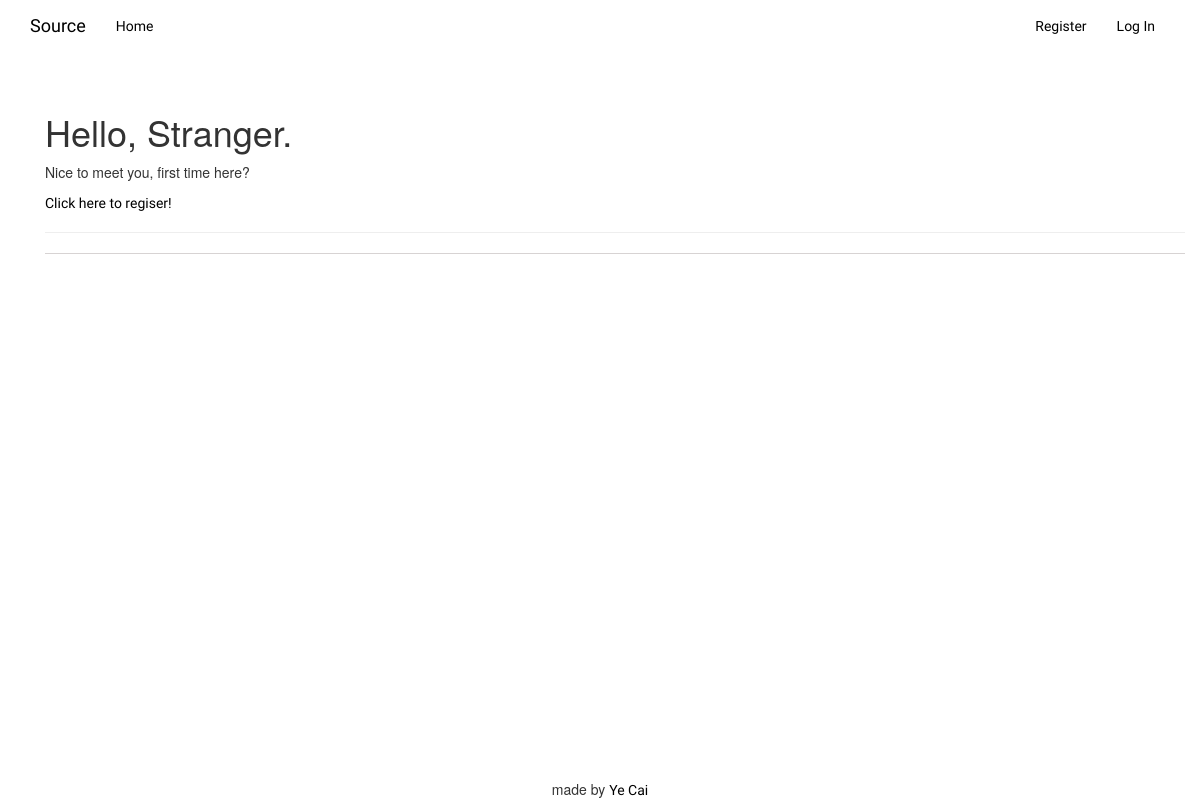
The app's page /, older data.
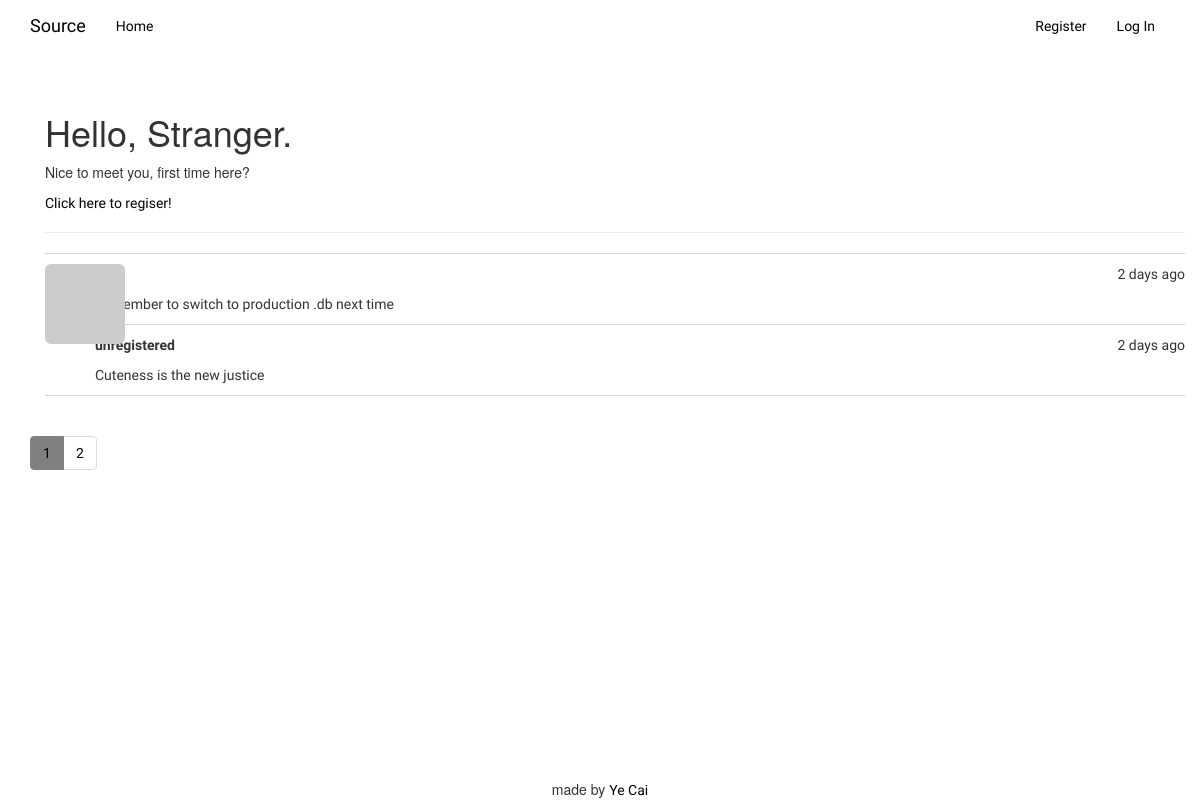
The same page, newer data.
### app/models.py (models this page shows)
class Post(db.Model):
    __tablename__ = 'posts'
    id = db.Column(db.Integer, primary_key=True)
    body = db.Column(db.Text)
    timestamp = db.Column(db.DateTime, index=True, default=datetime.utcnow)
    author_id = db.Column(db.Integer, db.ForeignKey('users.id'))

### app/main/views.py (the view)
@main.route('/', methods=['GET', 'POST'])
def index():
    form = PostForm()
    if current_user.can(Permission.WRITE) and form.validate_on_submit():
        post = Post(body=form.body.data,
                    author=current_user._get_current_object())
        db.session.add(post)
        db.session.commit()
        return redirect(url_for('.index'))
    page = request.args.get('page', 1, type=int)
    pagination = Post.query.order_by(Post.timestamp.desc()).paginate(
        page, per_page=current_app.config['POSTS_PER_PAGE'], error_out=False)
    posts = pagination.items
    return render_template('index.html', form=form, posts=posts,
                           Permission=Permission, pagination=pagination)

### app/auth/views.py (called while the page is built)
@auth.before_app_request
def before_request():
    if current_user.is_authenticated:
        current_user.ping()
        if not current_user.confirmed\
            and request.endpoint\
            and request.blueprint != 'auth'\
            and request.endpoint != 'static':
                return redirect(url_for('auth.unconfirmed'))

### app/models.py (called while the page is built)
    def gravatar_hash(self):
        return hashlib.md5(self.email.lower().encode('utf-8')).hexdigest()

    def gravatar(self, size=100, default='identicon', rating='g'):
        if request.is_secure:
            url = 'https://secure.gravatar.com/avatar'
        else:
            url = 'http://www.gravatar.com/avatar'
        hash = self.avatar_hash or self.gravatar_hash()
        return '{url}/{hash}?s={size}&d={default}&r={rating}'.format(
            url=url, hash=hash, size=size, default=default, rating=rating)

    def can(self, permissions):
        return False

### app/templates/index.html (shortened to what this page needs)
{% extends "base.html" %}
{% import "bootstrap/wtf.html" as wtf %}
{% block page_content %}
<div class="container">
  <div class="page-header">
    {% if current_user.is_authenticated %}
            <h1>Hello, {{ current_user.username|capitalize }}!</h1>
            <p>Welcome back!</p>
    {% else %}
            <h1>Hello, Stranger.</h1>
            <p>Nice to meet you, first time here?</p>
            <p><a href="{{ url_for('auth.register') }}">Click here to regiser!</a></p>
    {% endif %}
  </div>
    {% include '_posts.html' %}
</div>
{% endblock %}

### app/templates/_posts.html (shortened to what this page needs)
<ul class="posts">
    {% for post in posts %}
    <li class="post">
        {% if post.author %}
            <div class="post-thumbnail">
                <a href="{{ url_for('.user', username=post.author.username) }}">
                    <img src="{{ post.author.gravatar(size=40) }}" class="img-rounded profile-thumbnail">
                </a>
            </div>
            <div class="post-content">
                <div class="post-date">{{ moment(post.timestamp).fromNow() }}</div>
                <div class="post-author">
                    <a href="{{ url_for('.user', username=post.author.username) }}">
                    </a>
                </div>
                <div class="post-body">{{ post.body }}</div>
            </div>
        {% else %}
            <div class="post-content">
                <div class="post-date">{{ moment(post.timestamp).fromNow() }}</div>
                <div class="post-author">unregistered</div>
                <div class="post-body">{{ post.body }}</div>
            </div>
        {% endif %}
    </li>
    {% endfor %}
</ul>

Row changes from the older to the newer data that the page shows:
added Post: timestamp "2 days ago", body "Remember to switch to production .db next time"
added Post: timestamp "2 days ago", body "Cuteness is the new justice"
Text that changed along with them:
new list line: "1"
new list line: "2"
